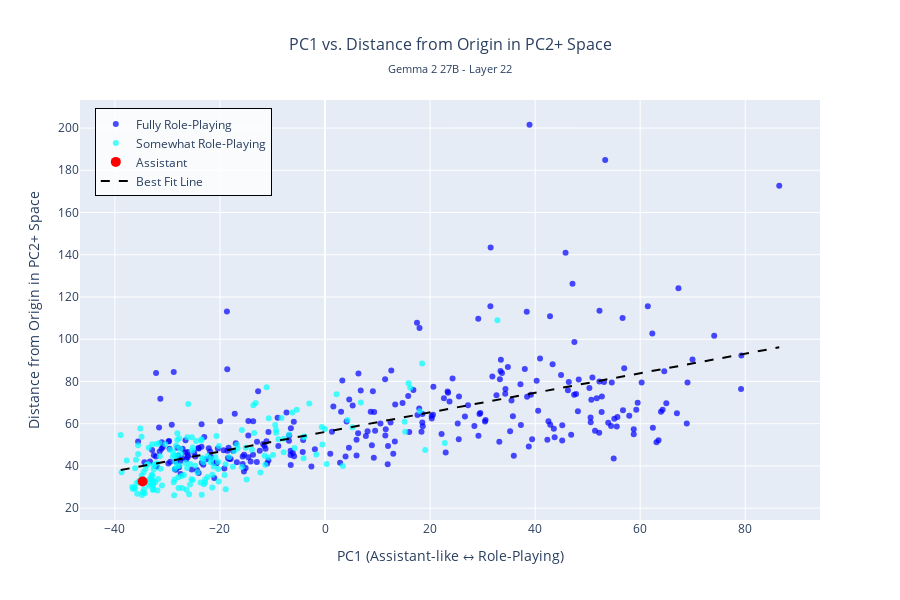

This figure's notebook cell:
### Markdown cell above
## Plot PC1 vs Distance from Origin in PC2+ Space

### Code cell
def plot_pc1_vs_distance(pca_transformed, asst_projected, role_labels, distance_from_center, asst_distance):
    # Create single scatter plot
    fig = go.Figure()
    
    # Separate data by role type
    fully_rp_indices = []
    somewhat_rp_indices = []
    
    for i, label in enumerate(role_labels):
        if "(Fully RP)" in label:
            fully_rp_indices.append(i)
        elif "(Somewhat RP)" in label or "Somewhat RP" in label:
            somewhat_rp_indices.append(i)
        else:
            fully_rp_indices.append(i)  # default
    
    # PC1 values for x-axis
    pc1_values = pca_transformed[:, 0]
    
    # Add Fully Role-Playing points
    if fully_rp_indices:
        fully_rp_hover = [role_labels[idx] for idx in fully_rp_indices]
        fig.add_trace(
            go.Scatter(
                x=pc1_values[fully_rp_indices],
                y=distance_from_center[fully_rp_indices],
                mode='markers',
                marker=dict(
                    color='blue',
                    size=6,
                    opacity=0.7
                ),
                text=fully_rp_hover,
                hovertemplate='<b>%{text}</b><br>PC1: %{x:.3f}<br>Distance: %{y:.3f}<extra></extra>',
                name="Fully Role-Playing"
            )
        )
    
    # Add Somewhat Role-Playing points
    if somewhat_rp_indices:
        somewhat_rp_hover = [role_labels[idx] for idx in somewhat_rp_indices]
        fig.add_trace(
            go.Scatter(
                x=pc1_values[somewhat_rp_indices],
                y=distance_from_center[somewhat_rp_indices],
                mode='markers',
                marker=dict(
                    color='cyan',
                    size=6,
                    opacity=0.7
                ),
                text=somewhat_rp_hover,
                hovertemplate='<b>%{text}</b><br>PC1: %{x:.3f}<br>Distance: %{y:.3f}<extra></extra>',
                name="Somewhat Role-Playing"
            )
        )
    
    # Add Assistant projection point
    fig.add_trace(
        go.Scatter(
            x=[asst_projected[0, 0]],  # PC1 value for assistant
            y=[asst_distance],  # Distance for assistant
            mode='markers',
            marker=dict(
                color='red',
                size=10,
                opacity=1.0
            ),
            hovertemplate='<b>Assistant</b><br>PC1: %{x:.3f}<br>Distance: %{y:.3f}<extra></extra>',
            name="Assistant"
        )
    )
    
    # Add line of best fit
    # Calculate linear regression for all role-playing data points
    x_data = pc1_values
    y_data = distance_from_center
    
    # Calculate linear regression coefficients
    coeffs = np.polyfit(x_data, y_data, 1)
    
    # Generate line points
    x_line = np.linspace(x_data.min(), x_data.max(), 100)
    y_line = np.polyval(coeffs, x_line)
    
    fig.add_trace(
        go.Scatter(
            x=x_line,
            y=y_line,
            mode='lines',
            line=dict(
                color='black',
                width=2,
                dash='dash'
            ),
            name="Best Fit Line",
            hoverinfo='skip'
        )
    )
    
    # Update layout
    fig.update_layout(
        title=dict(
            text="PC1 vs. Distance from Origin in PC2+ Space",
            subtitle={
                "text": "Gemma 2 27B - Layer 22"
            },
            x=0.5,
            font=dict(size=16)
        ),
        xaxis_title="PC1 (Assistant-like ↔ Role-Playing)",
        yaxis_title="Distance from Origin in PC2+ Space",
        height=600,
        width=900,
        font=dict(size=12),
        legend=dict(
            x=0.02,
            y=0.98,
            bgcolor="rgba(255,255,255,0.8)",
            bordercolor="black",
            borderwidth=1
        )
    )
    
    return fig

# Create and display the plot
fig_distance = plot_pc1_vs_distance(pca_transformed, asst_projected, role_labels, distance_from_center, asst_distance)
fig_distance.write_html(f"{output_dir}/pc1_vs_distance.html")
fig_distance.show()

### Figure 1 — Plotly figure (JSON) as saved in the notebook; plotly's stock layout.template omitted (floating-point values rounded to 4 significant figures; data arrays with more than 128 entries replaced by an {"elided": "..."} marker saying what was removed)
{"data": [{"hovertemplate": "<b>%{text}</b><br>PC1: %{x:.3f}<br>Distance: %{y:.3f}<extra></extra>", "marker": {"color": "blue", "opacity": 0.7, "size": 6}, "mode": "markers", "name": "Fully Role-Playing", "text": {"elided": "275 str values"}, "type": "scatter", "x": {"elided": "275 float values"}, "y": {"elided": "275 float values"}}, {"hovertemplate": "<b>%{text}</b><br>PC1: %{x:.3f}<br>Distance: %{y:.3f}<extra></extra>", "marker": {"color": "cyan", "opacity": 0.7, "size": 6}, "mode": "markers", "name": "Somewhat Role-Playing", "text": {"elided": "173 str values"}, "type": "scatter", "x": {"elided": "173 float values"}, "y": {"elided": "173 float values"}}, {"hovertemplate": "<b>Assistant</b><br>PC1: %{x:.3f}<br>Distance: %{y:.3f}<extra></extra>", "marker": {"color": "red", "opacity": 1, "size": 10}, "mode": "markers", "name": "Assistant", "type": "scatter", "x": [-34.72], "y": [32.63]}, {"hoverinfo": "skip", "line": {"color": "black", "dash": "dash", "width": 2}, "mode": "lines", "name": "Best Fit Line", "type": "scatter", "x": [-38.88, -37.62, -36.35, -35.09, -33.82, -32.55, -31.29, -30.02, -28.76, -27.49, -26.22, -24.96, -23.69, -22.42, -21.16, -19.89, -18.63, -17.36, -16.09, -14.83, -13.56, -12.29, -11.03, -9.762, -8.496, -7.229, -5.963, -4.697, -3.431, -2.165, -0.8984, 0.3678, 1.634, 2.9, 4.166, 5.433, 6.699, 7.965, 9.231, 10.5, 11.76, 13.03, 14.3, 15.56, 16.83, 18.09, 19.36, 20.63, 21.89, 23.16, 24.43, 25.69, 26.96, 28.22, 29.49, 30.76, 32.02, 33.29, 34.56, 35.82, 37.09, 38.35, 39.62, 40.89, 42.15, 43.42, 44.69, 45.95, 47.22, 48.48, 49.75, 51.02, 52.28, 53.55, 54.82, 56.08, 57.35, 58.61, 59.88, 61.15, 62.41, 63.68, 64.94, 66.21, 67.48, 68.74, 70.01, 71.28, 72.54, 73.81, 75.07, 76.34, 77.61, 78.87, 80.14, 81.41, 82.67, 83.94, 85.2, 86.47], "y": [38.05, 38.63, 39.22, 39.81, 40.39, 40.98, 41.57, 42.16, 42.74, 43.33, 43.92, 44.5, 45.09, 45.68, 46.26, 46.85, 47.44, 48.03, 48.61, 49.2, 49.79, 50.37, 50.96, 51.55, 52.14, 52.72, 53.31, 53.9, 54.48, 55.07, 55.66, 56.25, 56.83, 57.42, 58.01, 58.59, 59.18, 59.77, 60.35, 60.94, 61.53, 62.12, 62.7, 63.29, 63.88, 64.46, 65.05, 65.64, 66.23, 66.81, 67.4, 67.99, 68.57, 69.16, 69.75, 70.34, 70.92, 71.51, 72.1, 72.68, 73.27, 73.86, 74.44, 75.03, 75.62, 76.21, 76.79, 77.38, 77.97, 78.55, 79.14, 79.73, 80.32, 80.9, 81.49, 82.08, 82.66, 83.25, 83.84, 84.43, 85.01, 85.6, 86.19, 86.77, 87.36, 87.95, 88.53, 89.12, 89.71, 90.3, 90.88, 91.47, 92.06, 92.64, 93.23, 93.82, 94.41, 94.99, 95.58, 96.17]}], "layout": {"font": {"size": 12}, "height": 600, "legend": {"bgcolor": "rgba(255,255,255,0.8)", "bordercolor": "black", "borderwidth": 1, "x": 0.02, "y": 0.98}, "title": {"font": {"size": 16}, "subtitle": {"text": "Gemma 2 27B - Layer 22"}, "text": "PC1 vs. Distance from Origin in PC2+ Space", "x": 0.5}, "width": 900, "xaxis": {"title": {"text": "PC1 (Assistant-like ↔ Role-Playing)"}}, "yaxis": {"title": {"text": "Distance from Origin in PC2+ Space"}}}}
